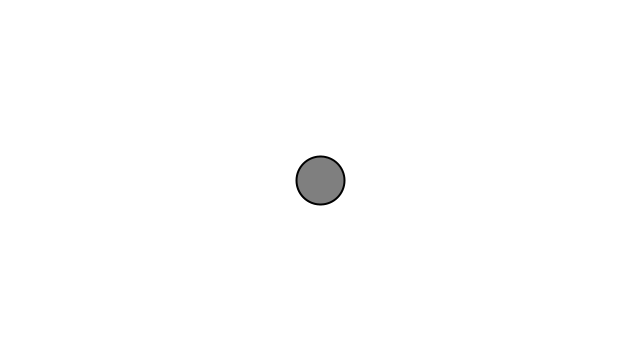
Frame 1 (no input)
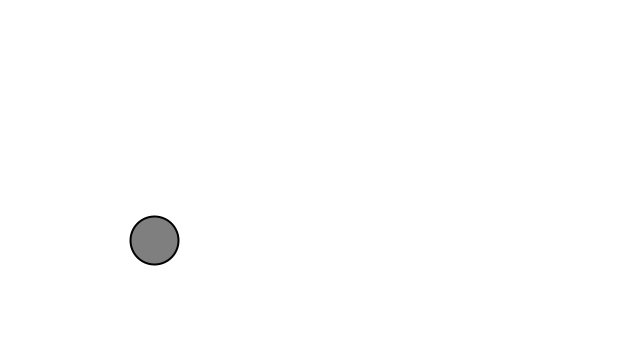
Frame 60 (the mouse pressed at the canvas centre just before this capture)
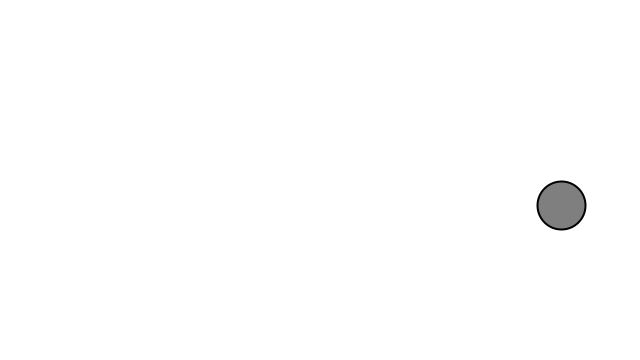
Frame 120 (the mouse held since frame 60 and released just before this capture)

The Processing sketch that drew these frames (run headless with seeded random() and noise(); from frame 60 on, the mouse is pressed at the canvas centre):

// Processing sketch: sketch_1_5__Acceleration___The_Nature_of_Code
// ── sketch_1_5__Acceleration___The_Nature_of_Code.pde
Mover m;

void setup(){
  size(640, 360);
  m = new Mover();
}

void draw(){
  background(255);
  m.update();
  m.edges();
  m.display();
}

// ── Mover.pde
class Mover {
  PVector location;
  PVector velocity;
  PVector acceleration; 


  Mover() {
    location = new PVector(width/2, height/2);
    velocity = new PVector(0, 0);
    acceleration = new PVector(0, 0);
  }

  void update() {
    acceleration =  PVector.random2D();

    velocity.add(acceleration);
    location.add(velocity);
    velocity.limit(5); 
        
  }

  void edges() {
    if (location.x > width)  location.x = 0;
    if (location.x < 0)      location.x = width;
    if (location.y > height) location.y = 0;
    if (location.y < 0)      location.y = height;
  }

  void display() {
    stroke(0);
    strokeWeight(2);
    fill(127);
    ellipse(location.x, location.y, 48, 48);
  }
}
